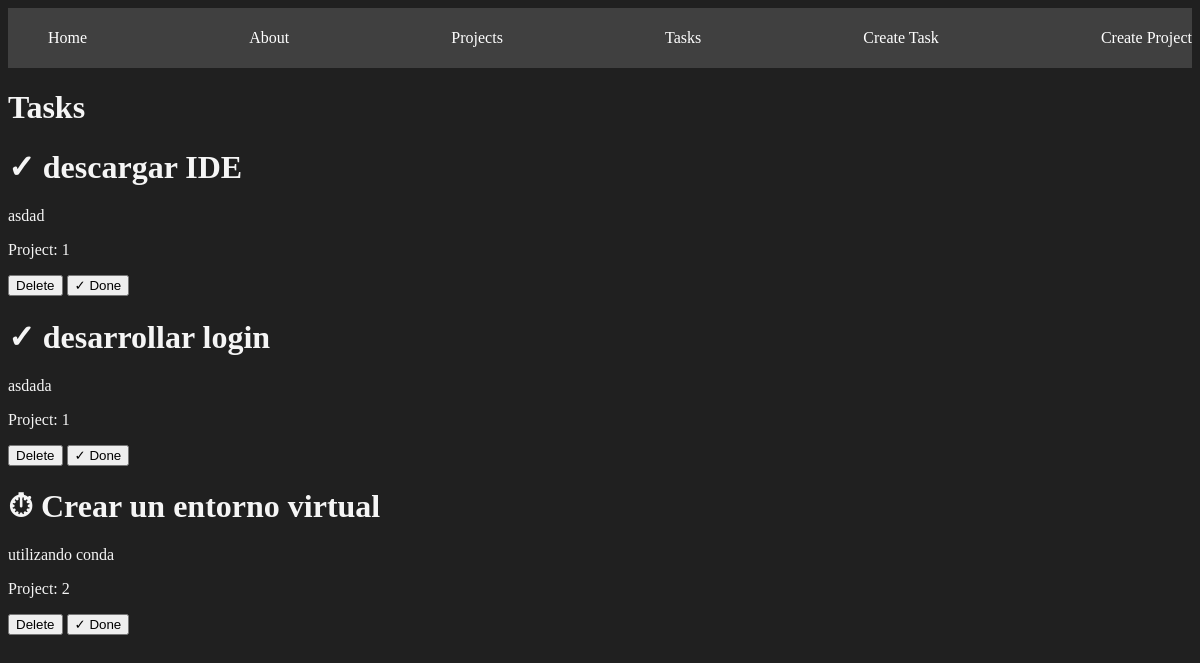
The page /tasks/ on the database as committed earlier.
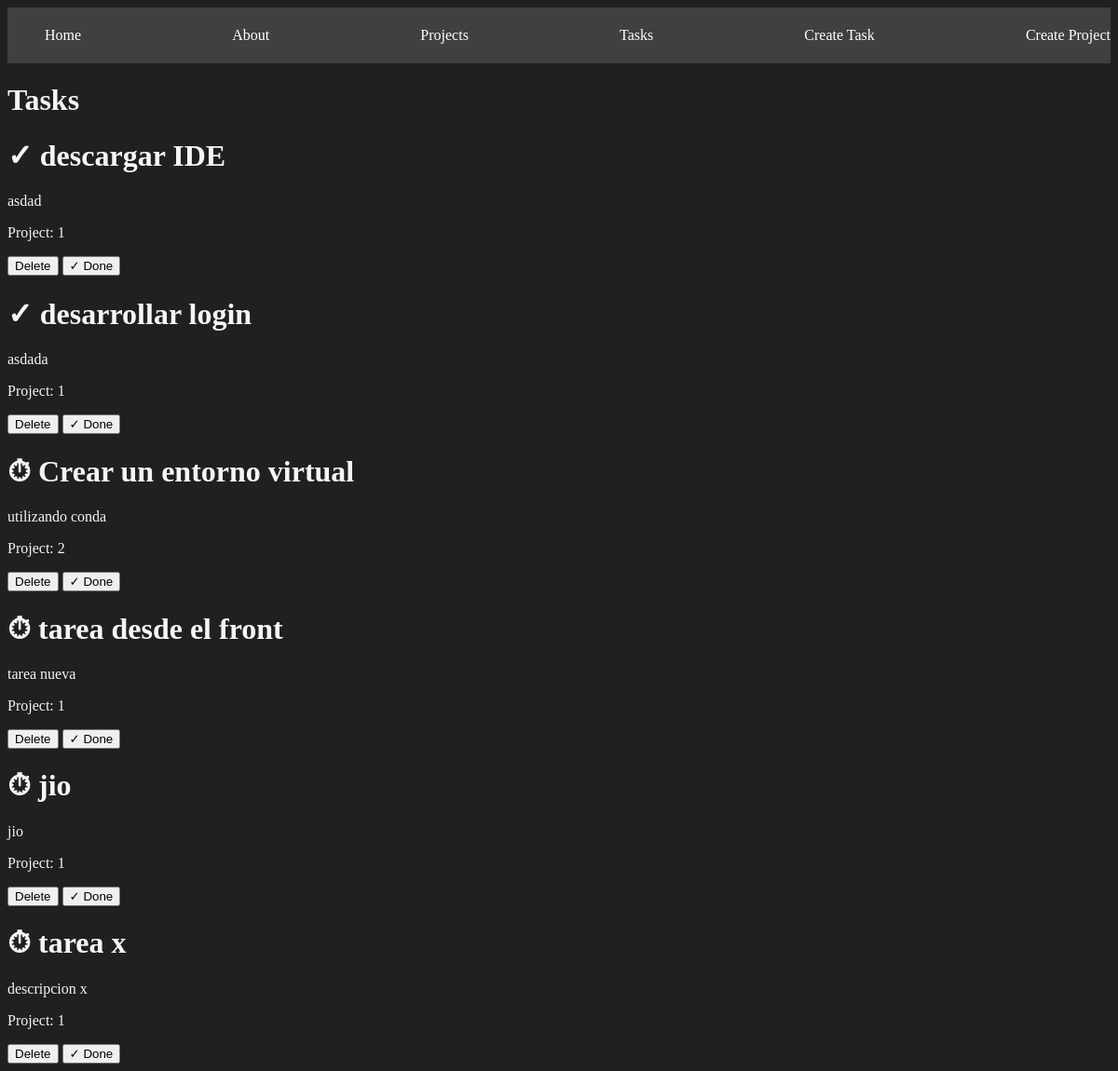
The same page on the database as committed later.
### myapp/models.py (models this page shows, shortened)
class Task(models.Model):
    title = models.CharField(max_length=200)
    description = models.TextField()
    project = models.ForeignKey(Project, on_delete=models.CASCADE)
    done = models.BooleanField(default=False)

class Project(models.Model):
    name = models.CharField(max_length=200)

### myapp/views.py (the view)
# urls.py: path('tasks/', views.tasks, name="tasks"),
def tasks(request):
    task = Task.objects.all()
    return render(request, 'tasks/tasks.html',{
        'task' : task
    })

### myapp/templates/tasks/tasks.html
{% extends 'layouts/base.html' %}
{% block content %}
<h1>Tasks</h1>
{% for task in task %}
<div>
  <h1> {% if task.done == False %} ⏱ {% else %} ✓ {% endif %} {{ task.title }}</h1>
  <p>{{ task.description }}</p>
  <p>Project: {{ task.project.id }}</p>
  <button>Delete</button>
  <button>✓ Done</button>
</div>
{% endfor %}
{% endblock %}

### myapp/templates/layouts/base.html (shortened to what this page needs)
{% load static %}
<!DOCTYPE html>
<html lang="en">
<head>
  <link rel="stylesheet" href="{% static 'styles/main.css' %}">
</head>
<body>
  <nav class="navbar container">
    <ul>
      <li>
        <a href="{% url 'index' %}">Home</a>
      </li>
      <li>
        <a href="{% url 'about' %}">About</a>
      </li>
      <li>
        <a href="{% url 'projects' %}">Projects</a>
      </li>
      <li>
        <a href="{% url 'tasks' %}">Tasks</a>
      </li>
      <li>
        <a href="{% url 'create_task' %}">Create Task</a>
      </li>
      <li>
        <a href="{% url 'create_project' %}">Create Project</a>
      </li>
    </ul>
  </nav>
  <main class="container">
    {% block content %}
    {% endblock %}
  </main>
</body>
</html>

### myapp/static/styles/main.css (style rules this page uses)
body { background: #202020; color: whitesmoke; }
.navbar { background: #404040; padding: 5px 0; }
.navbar ul { display: flex; justify-content: space-between; }
.navbar ul li { list-style: none; }
.navbar ul li a { color: white; text-decoration: none; }
.container { max-width: 1200px; margin: auto; padding: 20px 10; }

Rows that differ between the two databases and show on the page:
added Task: title "tarea desde el front", description "tarea nueva", project.id "1"
added Task: title "jio", description "jio", project.id "1"
added Task: title "tarea x", description "descripcion x", project.id "1"
